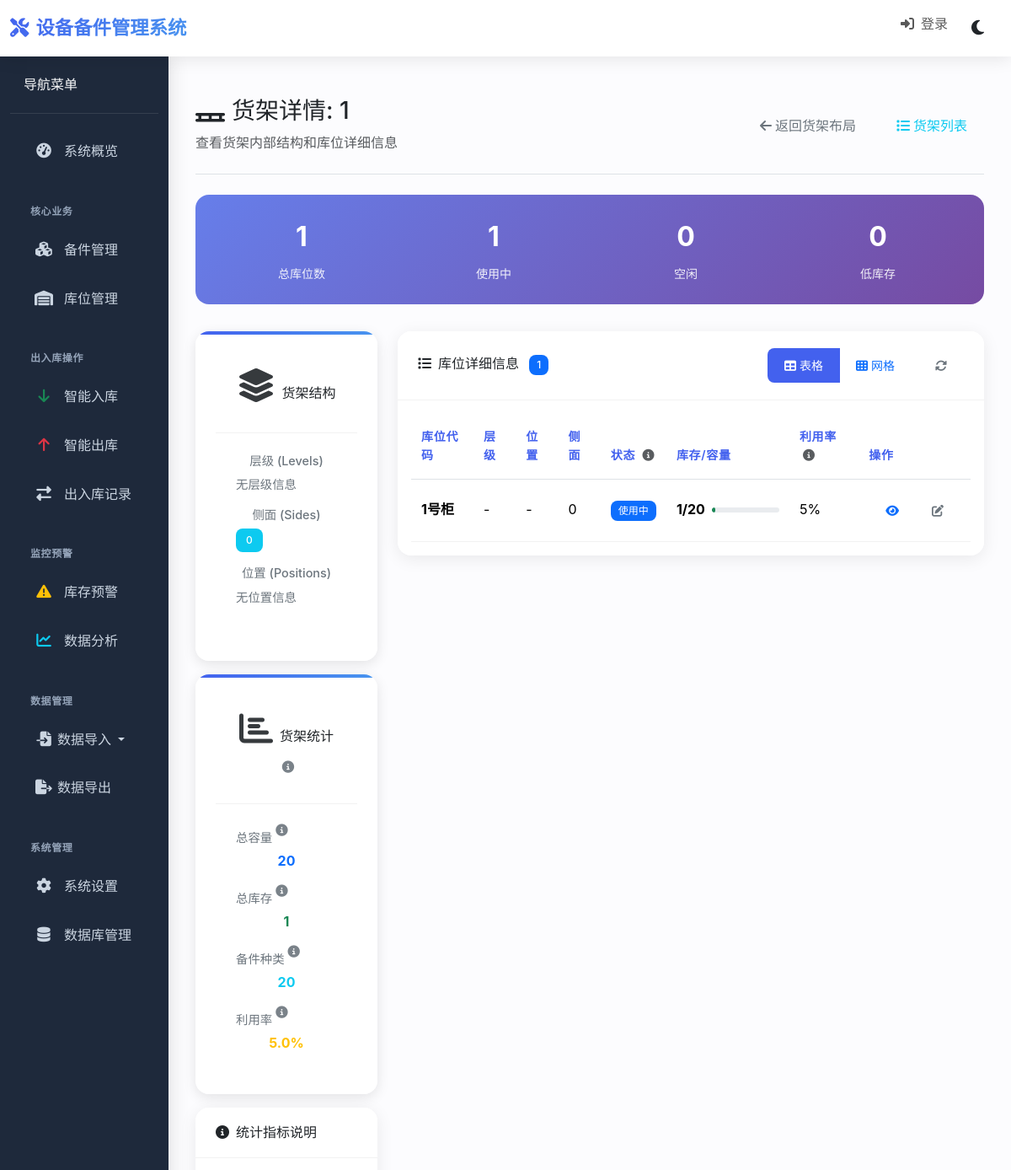
The page /rack_detail/1 (upper part) on the database as committed earlier.
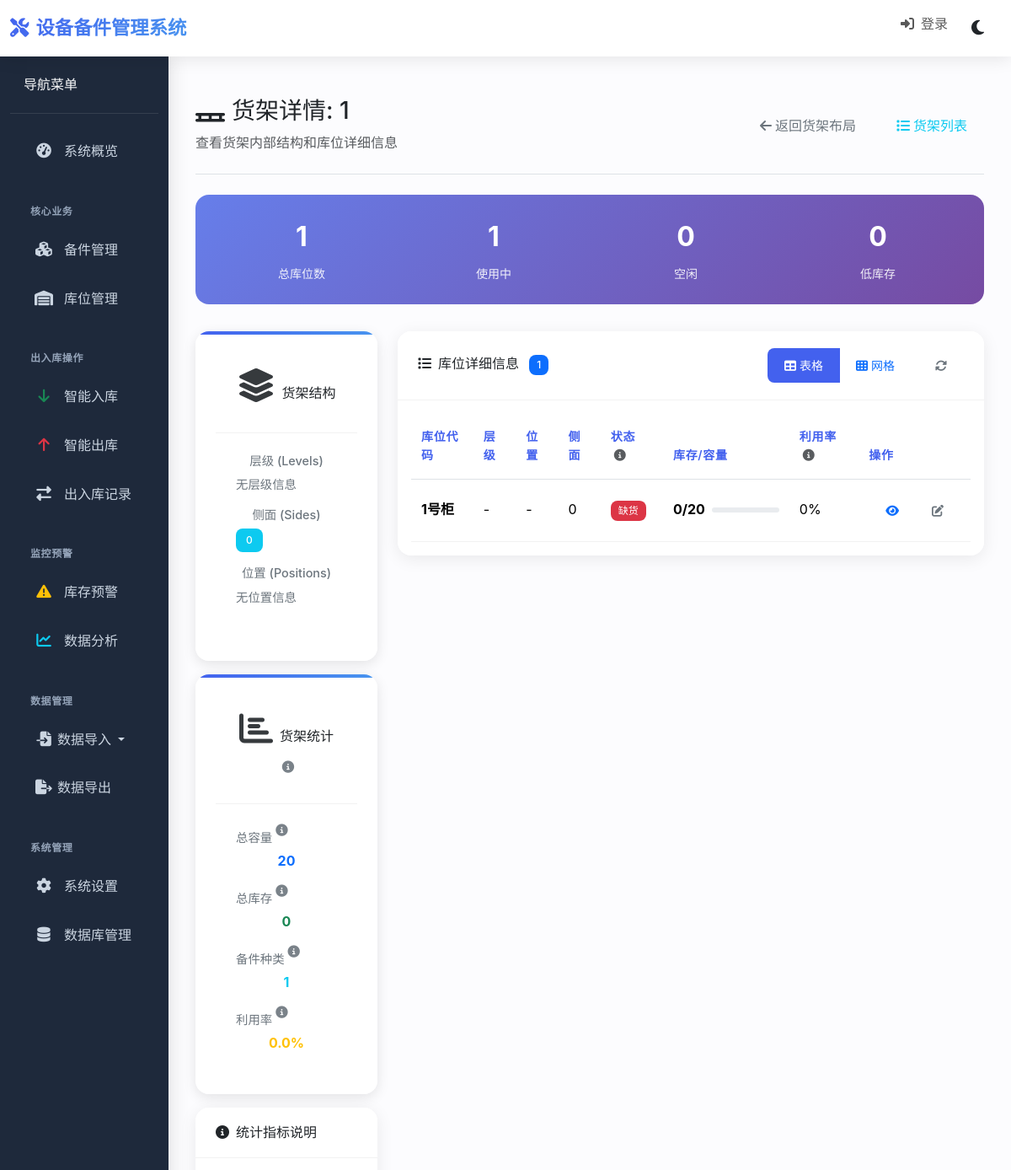
The same page on the database as committed later.
### tables this page shows
CREATE TABLE locations (
                location_code TEXT PRIMARY KEY,
                rack TEXT,
                level TEXT,
                position TEXT,
                side TEXT,
                status TEXT DEFAULT 'free',
                capacity INTEGER DEFAULT 0,
                size_type TEXT,
                description TEXT,
                last_updated TIMESTAMP DEFAULT CURRENT_TIMESTAMP,
                -- 专业统计字段
                variety_count INTEGER DEFAULT 0,
                total_quantity INTEGER DEFAULT 0,
                utilization_rate REAL DEFAULT 0.0,
                low_stock_varieties INTEGER DEFAULT 0,
                out_of_stock_varieties INTEGER DEFAULT 0,
                total_value REAL DEFAULT 0.0,
                status_category TEXT DEFAULT 'empty'
            );

### routes/location_routes.py (the view)
    @app.route('/rack_detail/<string:rack_code>')
    def rack_detail(rack_code):
        try:
            locations = get_all_locations()
            rack_locations = []
            for location in locations:
                loc_dict = location_to_dict(location)
                current_rack = loc_dict.get('rack', '')
                if current_rack == rack_code:
                    loc_dict.setdefault('total_quantity', 0)
                    loc_dict.setdefault('variety_count', 0)
                    loc_dict.setdefault('capacity', 0)
                    rack_locations.append(loc_dict)
            def sort_key(loc):
                level = loc.get('level', '')
                side = loc.get('side', '')
                position = loc.get('position', '')
                return (level, side, position)
            rack_locations.sort(key=sort_key)
            total_locations = len(rack_locations)
            free_count = sum(1 for loc in rack_locations if loc.get('variety_count', 0) == 0)
            in_use_count = total_locations - free_count
            low_stock_count = sum(1 for loc in rack_locations if
                                  loc.get('status_category') in ['all_low_stock', 'partial_low_stock', 'low_stock'])
            levels = sorted(set(loc.get('level', '') for loc in rack_locations if loc.get('level')))
            sides = sorted(set(loc.get('side', '') for loc in rack_locations if loc.get('side')))
            positions = sorted(set(loc.get('position', '') for loc in rack_locations if loc.get('position')))
            page = request.args.get('page', 1, type=int)
            per_page = 20  # 每页显示20个库位
            total_pages = (total_locations + per_page - 1) // per_page
            start_idx = (page - 1) * per_page
            end_idx = start_idx + per_page
            paginated_locations = rack_locations[start_idx:end_idx]
            total_capacity = sum(loc.get('capacity', 0) for loc in rack_locations)
            total_quantity = sum(loc.get('total_quantity', 0) for loc in rack_locations)
            total_varieties = sum(loc.get('variety_count', 0) for loc in rack_locations)
            utilization_rate = (total_quantity / total_capacity * 100) if total_capacity > 0 else 0
            return render_template('rack_detail.html',
                                   rack_code=rack_code,
                                   locations=paginated_locations,
                                   total_locations=total_locations,
                                   free_count=free_count,
                                   in_use_count=in_use_count,
                                   low_stock_count=low_stock_count,
                                   levels=levels,
                                   sides=sides,
                                   positions=positions,
                                   page=page,
                                   total_pages=total_pages,
                                   total_capacity=total_capacity,
                                   total_quantity=total_quantity,
                                   total_varieties=total_varieties,
                                   utilization_rate=round(utilization_rate, 1))
        except Exception as e:
            logging.error(f"加载货架详情失败: {str(e)}")
            flash(f'加载货架详情失败: {str(e)}', 'error')
            return redirect(url_for('location_management'))

### models/database.py (called while the page is built)
    def _init_db(self):
        os.makedirs(os.path.dirname(self.db_path) if os.path.dirname(self.db_path) else '.', exist_ok=True)
        with self._get_raw_connection() as conn:
            conn.execute("PRAGMA foreign_keys = ON")
            conn.execute("PRAGMA journal_mode = WAL")
            conn.execute("PRAGMA synchronous = NORMAL")
            conn.execute("PRAGMA cache_size = 100000")
            conn.execute("PRAGMA temp_store = MEMORY")
            conn.execute("PRAGMA mmap_size = 268435456")
            conn.execute("PRAGMA page_size = 4096")
            conn.execute("PRAGMA busy_timeout = 10000")

    @contextmanager
    def _get_raw_connection(self):
        conn = None
        try:
            conn = sqlite3.connect(
                self.db_path,
                timeout=30.0,
                check_same_thread=False,
                isolation_level=None
            )
            conn.row_factory = sqlite3.Row
            yield conn
        finally:
            if conn:
                conn.close()

### templates/rack_detail.html (shortened to what the changed rows need)
{% extends "base.html" %}
{% block content %}
<div class="d-flex justify-content-between flex-wrap flex-md-nowrap align-items-center pt-3 pb-4 mb-4 border-bottom">
    <div>
        <h1 class="h3 mb-2">
            <i class="fas fa-pallet me-2"></i>货架详情: {{ rack_code }}
        </h1>
    </div>
</div>
<div class="row">
    <div class="col-md-3">
        <div class="card stat-card mt-3">
            <div class="card-body">
                <div class="mb-3">
                    <small class="text-muted d-flex align-items-center">
                        总库存
                        <i class="fas fa-info-circle text-muted ms-1"
                           data-bs-toggle="tooltip"
                           data-bs-placement="top"
                           title="当前货架中所有备件的库存总量"></i>
                    </small>
                    <div class="fw-bold text-success">{{ total_quantity }}</div>
                </div>
                <div class="mb-3">
                    <small class="text-muted d-flex align-items-center">
                        备件种类
                        <i class="fas fa-info-circle text-muted ms-1"
                           data-bs-toggle="tooltip"
                           data-bs-placement="top"
                           title="不同备件类型的数量（基于variety_count统计）"></i>
                    </small>
                    <div class="fw-bold text-info">{{ total_varieties }}</div>
                </div>
                <div>
                    <small class="text-muted d-flex align-items-center">
                        利用率
                        <i class="fas fa-info-circle text-muted ms-1"
                           data-bs-toggle="tooltip"
                           data-bs-placement="top"
                           title="总库存占货架总容量的百分比"></i>
                    </small>
                    <div class="fw-bold text-warning">{{ utilization_rate }}%</div>
                </div>
            </div>
        </div>
    </div>
    <div class="col-md-9">
        <div class="card">
            <div class="card-body">
                <div id="tableView">
                    <div class="table-responsive">
                        <table class="table table-hover">
                            <thead>
                                <tr>
                                    <th>库位代码</th>
                                    <th>层级</th>
                                    <th>位置</th>
                                    <th>侧面</th>
                                    <th>状态
                                        <i class="fas fa-info-circle text-muted ms-1"
                                           data-bs-toggle="tooltip"
                                           data-bs-placement="top"
                                           title="基于专业状态分类系统：
                                           • 空闲：未存放任何备件
                                           • 使用中：存放了备件
                                           • 低库存：库存低于最小库存
                                           • 缺货：库存为0"></i>
                                    </th>
                                    <th>库存/容量</th>
                                    <th>利用率
                                        <i class="fas fa-info-circle text-muted ms-1"
                                           data-bs-toggle="tooltip"
                                           data-bs-placement="top"
                                           title="库存数量占库位容量的百分比"></i>
                                    </th>
                                    <th>操作</th>
                                </tr>
                            </thead>
                            <tbody>
                                {% for location in locations %}
                                <tr>
                                    <td>
                                        <strong>{{ location.location_code }}</strong>
                                    </td>
                                    <td>{{ location.level or '-' }}</td>
                                    <td>{{ location.position or '-' }}</td>
                                    <td>{{ location.side or '-' }}</td>
                                    <td>
                                        {% if location.variety_count == 0 %}
                                        <span class="badge bg-success">空闲</span>
                                        {% elif location.status_category in ['all_low_stock', 'partial_low_stock'] %}
                                        <span class="badge bg-warning">低库存</span>
                                        {% elif location.status_category in ['all_out_of_stock', 'partial_out_of_stock'] %}
                                        <span class="badge bg-danger">缺货</span>
                                        {% else %}
                                        <span class="badge bg-primary">使用中</span>
                                        {% endif %}
                                    </td>
                                    <td>
                                        <div class="d-flex align-items-center">
                                            <span class="fw-bold me-2">{{ location.total_quantity }}/{{ location.capacity }}</span>
                                            <div class="progress flex-grow-1" style="height: 6px; width: 80px;">
                                                <div class="progress-bar {{ 'bg-warning' if location.capacity > 0 and location.total_quantity/location.capacity >= 0.8 else 'bg-success' }}"
                                                     style="width: {{ (location.total_quantity/location.capacity*100)|round|int if location.capacity > 0 else 0 }}%">
                                                </div>
                                            </div>
                                        </div>
                                    </td>
                                    <td>
                                        {% if location.capacity > 0 %}
                                        {{ (location.total_quantity/location.capacity*100)|round|int }}%
                                        {% else %}
                                        0%
                                        {% endif %}
                                    </td>
                                    <td>
                                        <div class="btn-group btn-group-sm">
                                            <a href="{{ url_for('location_detail', location_code=location.location_code) }}"
                                               class="btn btn-outline-primary" title="查看详情">
                                                <i class="fas fa-eye"></i>
                                            </a>
                                            <a href="{{ url_for('edit_location', location_code=location.location_code) }}"
                                               class="btn btn-outline-secondary" title="编辑">
                                                <i class="fas fa-edit"></i>
                                            </a>
                                        </div>
                                    </td>
                                </tr>
                                {% endfor %}
                            </tbody>
                        </table>
                    </div>
                </div>
            </div>
        </div>
    </div>
</div>
{% endblock %}

Rows that differ between the two databases and show on the page:
changed locations "1号柜": total_quantity "1" → "0"; (location.total_quantity/location.capacity*100)|round|int "5" → "0"; variety_count "使用中" → "缺货"
Other text that changed with them:
{{ total_quantity }}: "1" → "0"
{{ total_varieties }}: "20" → "1"
{{ utilization_rate }}: "5.0" → "0.0"
